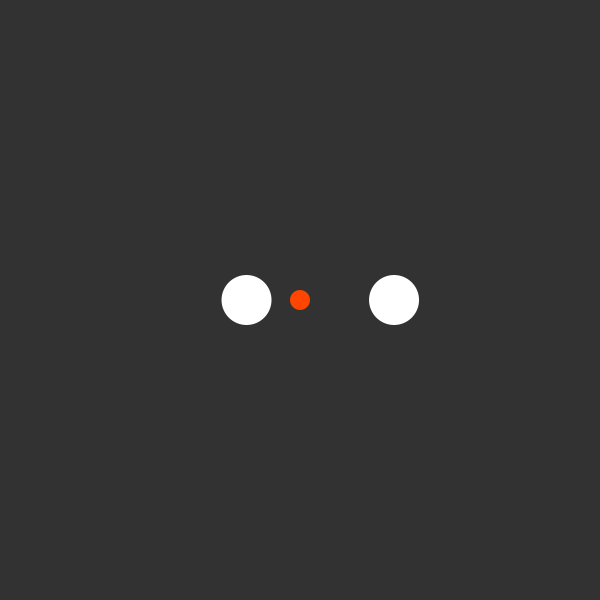
Frame 1 (no input)
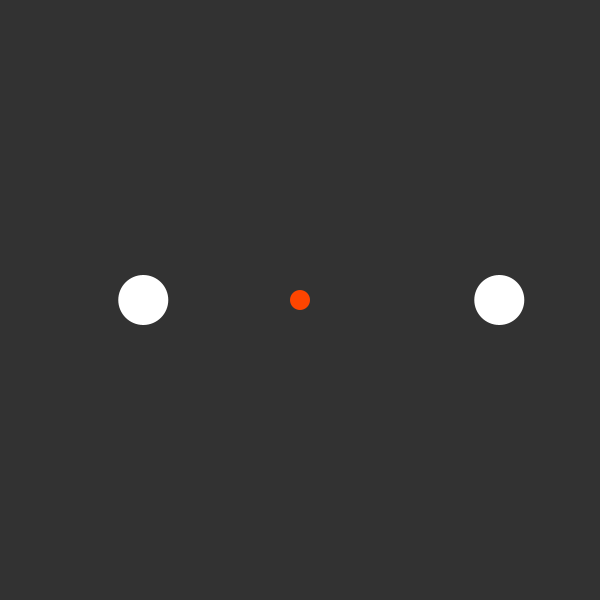
Frame 60 (the mouse pressed at the canvas centre just before this capture)
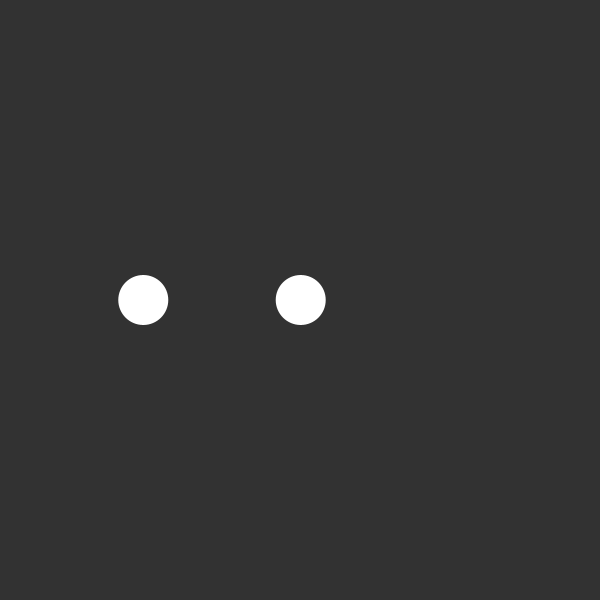
Frame 120 (the mouse held since frame 60 and released just before this capture)

The Processing sketch that drew these frames (run headless with seeded random() and noise(); from frame 60 on, the mouse is pressed at the canvas centre):

// Processing sketch: sin_animation_2_map
// ── sin_animation_2_map.pde
void setup() {
  size(600, 600); 
  smooth();
}


void draw() {
  background(50);
  noStroke();

  translate(width * 0.5, height * 0.5);

  fill(255, 69, 0);
  ellipse(0, 0, 20, 20);

  fill(255);

  float time = millis() / 1000.0;

  float x1 = map(cos(time * TWO_PI * 1.5), -1.0, 1.0, 0.0, 200.0);
  ellipse(x1, 0, 50, 50);

  float x2 = map(cos(time * TWO_PI * 1.0), -1.0, 1.0, -200.0, 0.0);  
  ellipse(x2, 0, 50, 50);
}
